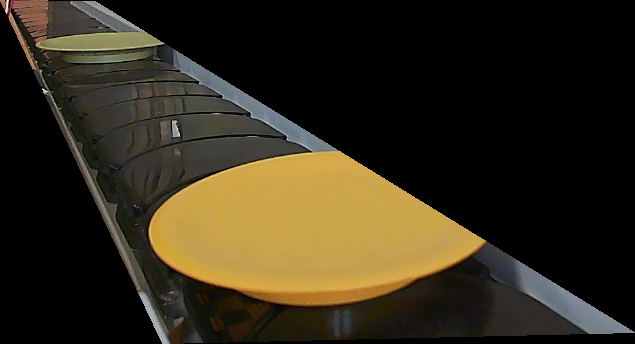
#> input picture 測試用.png, 635 x 344 px
$ python export_image_pixels.py --image '../測試用.png'
#> lines starting #> are read from the running program, lines starting #| are printed output that depends on the picture; after the words box and inside, x2 and y2 are one past the last pixel; in counts of white or black regions, pixels touching at a corner belong together
from __future__ import annotations

import argparse
import csv
import json
import random
from pathlib import Path

from PIL import Image, ImageDraw

from draw_roi import select_roi


DEFAULT_IMAGE_DIR = Path(r"D:\訓練集\訓練\camera1_20260916_161_frames")
DEFAULT_ROI_FILE = Path(__file__).with_name("roi.json")
SUPPORTED_EXTENSIONS = {".png", ".jpg", ".jpeg", ".bmp", ".tif", ".tiff"}


def find_images(folder: Path) -> list[Path]:
    if not folder.is_dir():
        raise FileNotFoundError(f"Image folder does not exist: {folder}")
    return sorted(
        path
        for path in folder.iterdir()
        if path.is_file() and path.suffix.lower() in SUPPORTED_EXTENSIONS
    )


def load_roi_polygon(roi_file: Path, width: int, height: int) -> list[tuple[int, int]]:
    if not roi_file.is_file():
        raise FileNotFoundError(f"ROI file does not exist: {roi_file}")

    points = json.loads(roi_file.read_text(encoding="utf-8"))
    if not isinstance(points, list) or len(points) < 3:
        raise ValueError("ROI must contain at least three normalized points")

    polygon: list[tuple[int, int]] = []
    for point in points:
        if not isinstance(point, list) or len(point) < 2:
            raise ValueError(f"Invalid ROI point: {point!r}")
        x = max(0, min(width - 1, round(float(point[0]) * width)))
        y = max(0, min(height - 1, round(float(point[1]) * height)))
        polygon.append((x, y))
    return polygon


def export_pixels(
    image_path: Path,
    output_path: Path,
    roi_file: Path,
    preview_count: int | None,
) -> None:
#> called with preview_count = 20
    with Image.open(image_path) as source:
#> source is the input picture: PIL image 635x344 RGB; mean R, G, B 49.8, 42.5, 26.1
        image = source.convert("RGB")
        width, height = image.size
#> width = 635; height = 344
        pixels = image.load()
        polygon = load_roi_polygon(roi_file, width, height)
#> (reads jev_model/roi.json from the repository)
        roi_mask = Image.new("1", (width, height), 0)
#> roi_mask: PIL image 635x344 1; every value is 0
        ImageDraw.Draw(roi_mask).polygon(polygon, fill=1)
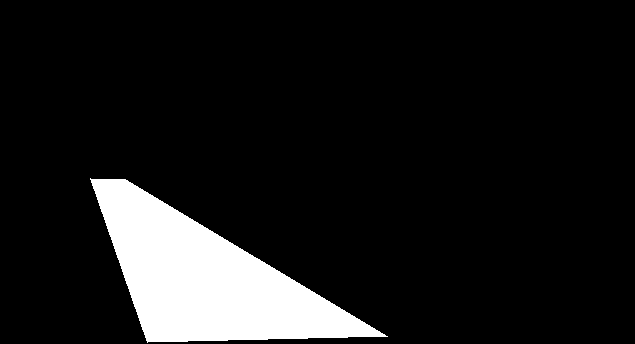
#> roi_mask: PIL image 635x344 1; 10.4% white; 1 white region, box (x1, y1, x2, y2) and area: (90, 178, 388, 343) 22632
        mask_pixels = roi_mask.load()

        output_path.parent.mkdir(parents=True, exist_ok=True)
        with output_path.open("w", newline="", encoding="utf-8-sig") as csv_file:
            writer = csv.writer(csv_file)
            writer.writerow(["x", "y", "r", "g", "b"])

            previewed = 0
            exported = 0
            for y in range(height):
                for x in range(width):
                    if not mask_pixels[x, y]:
                        continue
                    red, green, blue = pixels[x, y]
                    writer.writerow([x, y, red, green, blue])
                    exported += 1
                    if preview_count is None or previewed < preview_count:
                        print(f"({x}, {y}) -> RGB({red}, {green}, {blue})")
                        previewed += 1
#> after the loop, exported = 22632; previewed = 20

    print(f"Image: {image_path}")
    print(f"Size: {width} x {height}")
#| Size: 635 x 344
    print(f"ROI file: {roi_file}")
    print(f"ROI polygon: {polygon}")
#| ROI polygon: [(90, 178), (147, 342), (387, 336), (125, 179)]
    print(f"ROI pixel count: {exported}")
#| ROI pixel count: 22632
    print(f"CSV: {output_path.resolve()}")


def parse_args() -> argparse.Namespace:
    parser = argparse.ArgumentParser(
        description="Select an image and export ROI pixels as x, y, r, g, b."
    )
    parser.add_argument(
        "--roi",
        type=Path,
        default=DEFAULT_ROI_FILE,
        help=f"Normalized polygon JSON file (default: {DEFAULT_ROI_FILE})",
    )
    parser.add_argument(
        "--draw-roi",
        action="store_true",
        help="Open the selected image and draw a new four-point ROI before exporting.",
    )
    parser.add_argument(
        "--image-dir",
        type=Path,
        default=DEFAULT_IMAGE_DIR,
        help=f"Folder to choose an image from (default: {DEFAULT_IMAGE_DIR})",
    )
    parser.add_argument(
        "--image",
        type=Path,
        help="Use one specific image instead of choosing randomly.",
    )
    parser.add_argument(
        "--output",
        type=Path,
        default=Path(__file__).with_name("pixels.csv"),
        help="Destination CSV path.",
    )
    parser.add_argument(
        "--preview",
        type=int,
        default=20,
        help="Number of pixel points to print to the terminal; use -1 for all.",
    )
    return parser.parse_args()


def main() -> None:
    args = parse_args()
    if args.preview < -1:
        raise ValueError("--preview must be -1 or greater")

    if args.image is not None:
        image_path = args.image
        if not image_path.is_file():
            raise FileNotFoundError(f"Image does not exist: {image_path}")
    else:
        images = find_images(args.image_dir)
        if not images:
            raise FileNotFoundError(f"No supported images found in: {args.image_dir}")
        image_path = random.choice(images)

    if args.draw_roi:
        select_roi(image_path, args.roi)
    elif not args.roi.is_file():
        raise FileNotFoundError(
            f"ROI file does not exist: {args.roi}. Run again with --draw-roi."
        )

    preview_count = None if args.preview == -1 else args.preview
    export_pixels(image_path, args.output, args.roi, preview_count)


if __name__ == "__main__":
    main()
